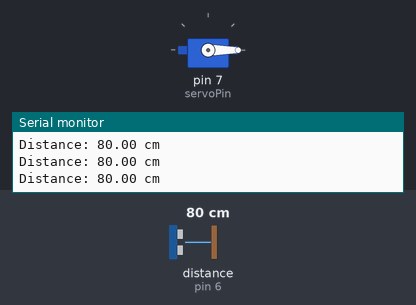
Bench run of a sketch on a simulated Arduino Uno, built with avr-gcc and run on an emulated ATmega328P. On the bench: servo, the last lines printed to the serial monitor. Wiring (inferred from the names in the program): ultrasonic range finder: trigger pin 5; echo pin 6. The test bench sets the inputs (shaded band); at power-on: distance to the obstacle (sensor on pin 6) 80 cm. The echo pulse lasts 58.3 µs per cm.

Above: at 1.2 s.
1.3 s: distance to the obstacle (sensor on pin 6) set to 22 cm
4.3 s: distance to the obstacle (sensor on pin 6) set to 18 cm
At 5.5 s:
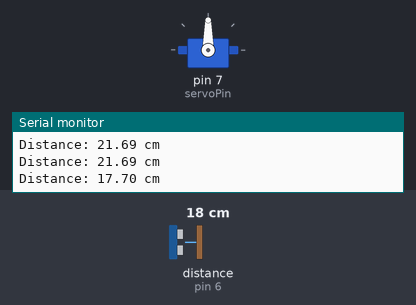
5.8 s: distance to the obstacle (sensor on pin 6) set to 35 cm
At 7.8 s:
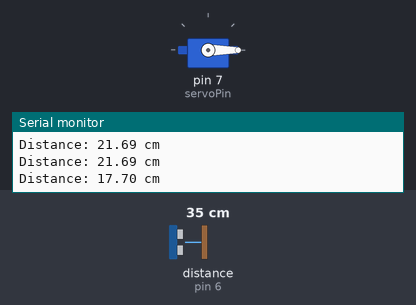
8.8 s: distance to the obstacle (sensor on pin 6) set to 2 cm
At 10.0 s:
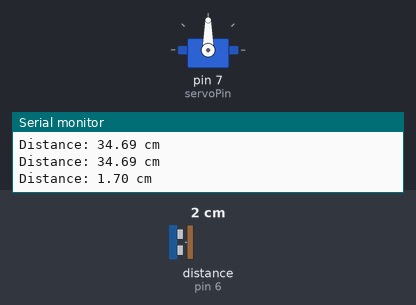
Timing chart, 0 to 11.3 s (numbered marks = the images above; inputs shaded):
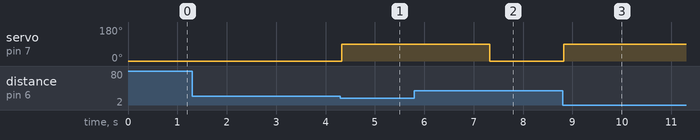

Measured:
- the behaviour switches between 21 and 20 cm on distance to the obstacle (sensor on pin 6) (found by bisection; images 0 and 1)
- after the input at 4.3 s, servo on pin 7 (servoPin): 0° → 90° at once
- after the input at 5.8 s, servo on pin 7 (servoPin): goes on until 7.3 s, then stays 0°
- after the input at 8.8 s, servo on pin 7 (servoPin): 0° → 90° at once

The sketch:

Ultrasonic_AutoGate_Control.ino
```cpp
#include <Servo.h>

// Define pins
const int trigPin = 5;      // Ultrasonic sensor trigger pin
const int echoPin = 6;      // Ultrasonic sensor echo pin
const int servoPin = 7;     // Servo motor control pin

Servo gateServo;            // Create servo object

void setup() {
  pinMode(trigPin, OUTPUT);   // Set trigger pin as output
  pinMode(echoPin, INPUT);    // Set echo pin as input
  gateServo.attach(servoPin); // Connect servo to pin 7
  Serial.begin(9600);         // Start serial communication
  gateServo.write(0);         // Close gate at start (0 degrees)
}

void loop() {
  float distance = measureDistance();  // Get distance from sensor

  Serial.print("Distance: ");
  Serial.print(distance);
  Serial.println(" cm");

  // If something is closer than 20 cm and distance is valid
  if (distance > 0 && distance < 20) {
    gateServo.write(90);   // Open gate (90 degrees)
    delay(3000);           // Keep gate open for 3 seconds
    gateServo.write(0);    // Close gate
    delay(1000);           // Wait before next reading
  }
}

// Function to measure distance using ultrasonic sensor
float measureDistance() {
  digitalWrite(trigPin, LOW);        // Make sure trigger pin is low
  delayMicroseconds(2);              // Wait a short time

  digitalWrite(trigPin, HIGH);       // Send a 10 microsecond pulse
  delayMicroseconds(10);
  digitalWrite(trigPin, LOW);        // Stop the pulse

  long duration = pulseIn(echoPin, HIGH); // Measure how long the echo pin stays HIGH

  // Calculate distance in cm (speed of sound 0.0343 cm/us, divide by 2 for round trip)
  float distance = duration * 0.0343 / 2;
  return distance;                   // Return the distance value
}
```
